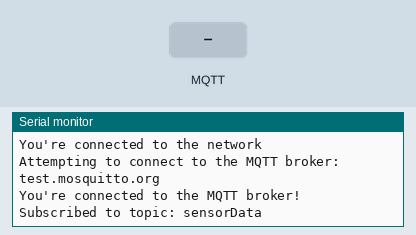
The sketch below on a simulated Arduino Nano 33 IoT. Parts: the last lines printed to the serial monitor. Inputs (shaded band) come from the test bench. WiFi joins after 1.5 s; servers stay silent unless stated; no MQTT or app messages arrive unless stated.

Above: at 12.7 s.
12.8 s: MQTT message "1" arrives on the first subscribed topic
At 14.0 s:
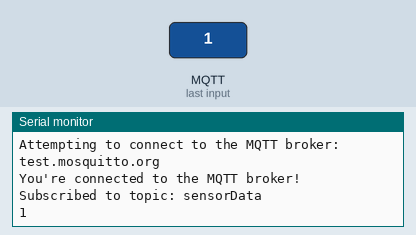
14.3 s: MQTT message "on" arrives on the first subscribed topic
At 15.2 s:
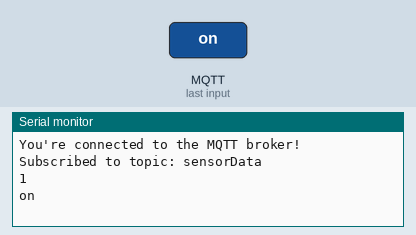
15.8 s: MQTT message "off" arrives on the first subscribed topic
At 16.3 s:
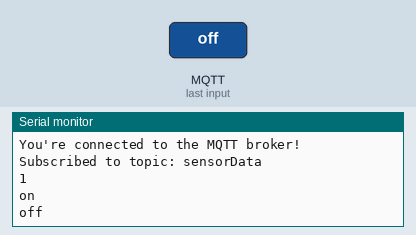

Measured:
- after the input at 12.8 s, the serial monitor: prints a new line at once (image 1)
- after the input at 14.3 s, the serial monitor: prints a new line at once (image 2)
- after the input at 15.8 s, the serial monitor: prints a new line at once (image 3)

The sketch:

recieveDataFromServer.ino
```cpp
// ********************************** Import Libraries ********************************** //

#include <ArduinoMqttClient.h>
#include <WiFiNINA.h>
#include "./arduino_secrets.h"

// ******************************** Initialize Variables ******************************** //

// WiFi Credentials (edit in arduino_secrets.h)
char ssid[] = SECRET_SSID;    // your network SSID (name)
char pass[] = SECRET_PASS;    // your network password (use for WPA, or use as key for WEP)

// Initialize the Wifi client
WiFiClient wifiClient;
MqttClient mqttClient(wifiClient);
int status = WL_IDLE_STATUS;

// Information for MQQT server
const char broker[]  = "test.mosquitto.org";
int        port      = 1883;
const char topic[]   = "sensorData";

// ************************************************************************************** //
// ********************************** Helper Functions ********************************** //

void printWiFiStatus() {
  // Print the network SSID
  Serial.print("SSID: ");
  Serial.println(WiFi.SSID());

  // Print the IP address
  IPAddress ip = WiFi.localIP();
  Serial.print("IP Address: ");
  Serial.println(ip);

  // Print the received signal strength
  long rssi = WiFi.RSSI();
  Serial.print("signal strength (RSSI):");
  Serial.print(rssi);
  Serial.println(" dBm");
}

// ************************************************************************************** //
// ********************************* Connection Functions ******************************* //

void connectToWiFi() {
  // Check if the WiFi module works
  if (WiFi.status() == WL_NO_SHIELD) {
    // Wait until WiFi ready
    Serial.println("WiFi adapter not ready");
    while (true);
  }

  // Check Firmware
  String fv = WiFi.firmwareVersion();
  if (fv < WIFI_FIRMWARE_LATEST_VERSION) {
    Serial.println("\nPlease upgrade the firmware");
  }

  // Establish a WiFi connection
  while (status != WL_CONNECTED) {

    Serial.println("\nAttempting to connect to SSID: " + String(ssid));
    status = WiFi.begin(ssid, pass);

    // Wait 10 seconds for connection:
    delay(10000);
  }

  // Print connection status
  printWiFiStatus();
  Serial.println("You're connected to the network");
}

void connectToMQTT() {
  Serial.print("\nAttempting to connect to the MQTT broker: ");
  Serial.println(broker);

  if (!mqttClient.connect(broker, port)) {
    Serial.print("MQTT connection failed! Error code = ");
    Serial.println(mqttClient.connectError());
    while (1);
  }

  Serial.println("You're connected to the MQTT broker!\n");
}

void suscribeToBroker() {
  // set the message receive callback
  mqttClient.onMessage(onMqttMessage);

  // subscribe to a topic
  mqttClient.subscribe(topic);
  Serial.print("Subscribed to topic: " + String(topic) + "\n");
  // topics can be unsubscribed using:
  // mqttClient.unsubscribe(topic);
}

// ************************************************************************************** //
// *********************************** Arduino Setup ************************************ //

// Setup Arduino; Runs Once
void setup() {
  //Initialize serial and wait for port to open:
  Serial.begin(115200);     // Use 115200 baud rate for serial communication
  analogReadResolution(12); // Initialize ADC Resolution (Arduino Nano 33 IoT Max = 12)
  Serial.flush();           // Flush anything left in the Serial port

  // Connect to WiFi and Clock
  connectToWiFi();
  connectToMQTT();
  suscribeToBroker();
}

void loop() {
  // call poll() regularly to allow the library to receive MQTT messages and send MQTT keep alive which avoids being disconnected by the broker
  mqttClient.poll();
}

void onMqttMessage(int messageSize) {
  if (false) {
    // we received a message, print out the topic and contents
    Serial.println("Received a message with topic '");
    Serial.print(mqttClient.messageTopic());
    Serial.print("', length ");
    Serial.print(messageSize);
    Serial.println(" bytes:");
  }

  // use the Stream interface to print the contents
  while (mqttClient.available()) {
    Serial.print((char)mqttClient.read());
  }
  Serial.println();
  Serial.println();
}
```

arduino_secrets.h
```cpp
// Specify the WiFi credentials
#define SECRET_SSID "87 WiFi"
#define SECRET_PASS "coldbrew"
```
